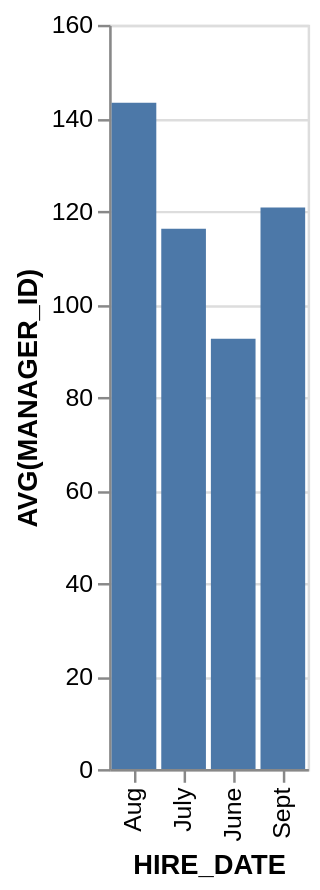

Here is the Vega-Lite specification saved for this chart:
### Vega-Lite specification from a JSON file in a GitHub repository (floating-point values rounded to 4 significant figures)
{"data": {"values": [{"x_data": "June", "y_data": 92.5}, {"x_data": "July", "y_data": 116.1}, {"x_data": "Aug", "y_data": 143.2}, {"x_data": "Sept", "y_data": 120.8}]}, "mark": "bar", "encoding": {"x": {"field": "x_data", "type": "nominal", "title": "HIRE_DATE", "sort": "ascending"}, "y": {"field": "y_data", "type": "quantitative", "title": "AVG(MANAGER_ID)"}}}
